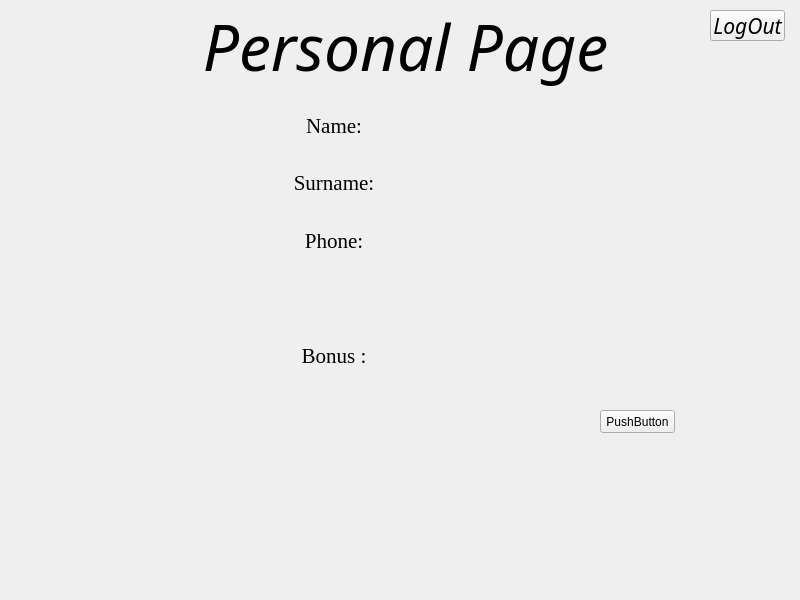
<?xml version="1.0" encoding="UTF-8"?>
<ui version="4.0">
 <class>PersonalOffice</class>
 <widget class="QWidget" name="PersonalOffice">
  <property name="geometry">
   <rect>
    <x>0</x>
    <y>0</y>
    <width>800</width>
    <height>600</height>
   </rect>
  </property>
  <property name="sizePolicy">
   <sizepolicy hsizetype="Fixed" vsizetype="Fixed">
    <horstretch>0</horstretch>
    <verstretch>0</verstretch>
   </sizepolicy>
  </property>
  <property name="minimumSize">
   <size>
    <width>800</width>
    <height>600</height>
   </size>
  </property>
  <property name="maximumSize">
   <size>
    <width>800</width>
    <height>600</height>
   </size>
  </property>
  <property name="windowTitle">
   <string>Kateflame</string>
  </property>
  <widget class="QLabel" name="label">
   <property name="geometry">
    <rect>
     <x>200</x>
     <y>-10</y>
     <width>411</width>
     <height>111</height>
    </rect>
   </property>
   <property name="font">
    <font>
     <family>Monotype Corsiva</family>
     <pointsize>48</pointsize>
     <italic>true</italic>
    </font>
   </property>
   <property name="text">
    <string>Personal Page</string>
   </property>
   <property name="alignment">
    <set>Qt::AlignCenter</set>
   </property>
  </widget>
  <widget class="QPushButton" name="test">
   <property name="geometry">
    <rect>
     <x>600</x>
     <y>410</y>
     <width>75</width>
     <height>23</height>
    </rect>
   </property>
   <property name="text">
    <string>PushButton</string>
   </property>
  </widget>
  <widget class="QPushButton" name="logOutButton">
   <property name="geometry">
    <rect>
     <x>710</x>
     <y>10</y>
     <width>75</width>
     <height>31</height>
    </rect>
   </property>
   <property name="font">
    <font>
     <family>Monotype Corsiva</family>
     <pointsize>16</pointsize>
     <italic>true</italic>
    </font>
   </property>
   <property name="text">
    <string>LogOut</string>
   </property>
  </widget>
  <widget class="QWidget" name="layoutWidget">
   <property name="geometry">
    <rect>
     <x>250</x>
     <y>100</y>
     <width>341</width>
     <height>281</height>
    </rect>
   </property>
   <property name="font">
    <font>
     <family>Times New Roman</family>
     <pointsize>16</pointsize>
    </font>
   </property>
   <layout class="QVBoxLayout" name="verticalLayout">
    <item>
     <layout class="QHBoxLayout" name="horizontalLayout">
      <item>
       <layout class="QVBoxLayout" name="verticalLayout_2">
        <item>
         <widget class="QLabel" name="label_2">
          <property name="font">
           <font>
            <family>Times New Roman</family>
            <pointsize>16</pointsize>
           </font>
          </property>
          <property name="text">
           <string>Name:</string>
          </property>
          <property name="alignment">
           <set>Qt::AlignCenter</set>
          </property>
         </widget>
        </item>
        <item>
         <widget class="QLabel" name="label_3">
          <property name="font">
           <font>
            <family>Times New Roman</family>
            <pointsize>16</pointsize>
           </font>
          </property>
          <property name="text">
           <string>Surname:</string>
          </property>
          <property name="alignment">
           <set>Qt::AlignCenter</set>
          </property>
         </widget>
        </item>
        <item>
         <widget class="QLabel" name="label_5">
          <property name="font">
           <font>
            <family>Times New Roman</family>
            <pointsize>16</pointsize>
           </font>
          </property>
          <property name="text">
           <string>Phone:</string>
          </property>
          <property name="alignment">
           <set>Qt::AlignCenter</set>
          </property>
         </widget>
        </item>
        <item>
         <widget class="QLabel" name="label_6">
          <property name="font">
           <font>
            <family>Times New Roman</family>
            <pointsize>16</pointsize>
           </font>
          </property>
          <property name="text">
           <string/>
          </property>
          <property name="alignment">
           <set>Qt::AlignCenter</set>
          </property>
         </widget>
        </item>
        <item>
         <widget class="QLabel" name="label_4">
          <property name="font">
           <font>
            <family>Times New Roman</family>
            <pointsize>16</pointsize>
           </font>
          </property>
          <property name="text">
           <string>Bonus :</string>
          </property>
          <property name="alignment">
           <set>Qt::AlignCenter</set>
          </property>
         </widget>
        </item>
       </layout>
      </item>
      <item>
       <layout class="QVBoxLayout" name="verticalLayout_3">
        <item>
         <widget class="QLabel" name="nameLabel">
          <property name="text">
           <string/>
          </property>
          <property name="alignment">
           <set>Qt::AlignCenter</set>
          </property>
         </widget>
        </item>
        <item>
         <widget class="QLabel" name="surnameLabel">
          <property name="text">
           <string/>
          </property>
          <property name="alignment">
           <set>Qt::AlignCenter</set>
          </property>
         </widget>
        </item>
        <item>
         <widget class="QLabel" name="phoneLabel">
          <property name="text">
           <string/>
          </property>
          <property name="alignment">
           <set>Qt::AlignCenter</set>
          </property>
         </widget>
        </item>
        <item>
         <widget class="QLabel" name="label_10">
          <property name="text">
           <string/>
          </property>
          <property name="alignment">
           <set>Qt::AlignCenter</set>
          </property>
         </widget>
        </item>
        <item>
         <widget class="QLabel" name="bonusLabel">
          <property name="text">
           <string/>
          </property>
          <property name="alignment">
           <set>Qt::AlignCenter</set>
          </property>
         </widget>
        </item>
       </layout>
      </item>
     </layout>
    </item>
   </layout>
  </widget>
 </widget>
 <resources/>
 <connections/>
</ui>
